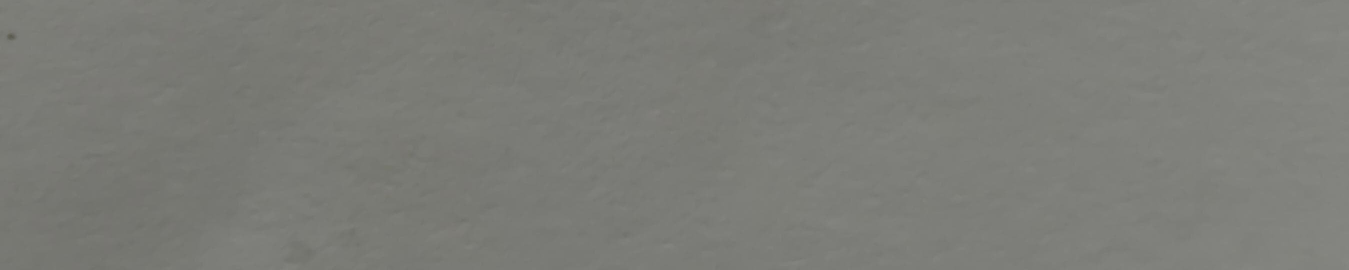
#> input picture sample_inputs/physical_front_view_line_crop.jpeg, 2698 x 540 px (shown at 1/2 size); its folder holds only this picture in this run
$ python run_all_samples.py
#> lines starting #> are read from the running program, lines starting #| are printed output that depends on the picture; after the words box and inside, x2 and y2 are one past the last pixel; in counts of white or black regions, pixels touching at a corner belong together
### main.py
from pathlib import Path
import argparse

import cv2
import numpy as np


# ============================================================
# BEGINNER SETTINGS
# ============================================================
# If you only want to run the sample image, do not change anything.
# Just run: py main.py
#
# If you want to try another image later, change IMAGE_PATH.
# If the result is bad, the first thing to change is MANUAL_CROP.
# ============================================================

IMAGE_PATH = Path("sample_inputs/physical_front_view_1.jpeg")
OUTPUT_DIR = Path("results")

# Use this if the script is looking at too much empty paper.
# Format: (x1, y1, x2, y2)
# This default crop is chosen for the bundled sample image.
# If you change to a new image later, you may need to change this too.
MANUAL_CROP = (0, 1780, 2698, 2320)

# If MANUAL_CROP is None, the script keeps only the lower part of the image.
BOTTOM_START_RATIO = 0.55


# 6-dot Braille order:
# 1 4
# 2 5
# 3 6
PATTERN_TO_CHAR = {
    (1, 0, 0, 0, 0, 0): "a",
    (1, 1, 0, 0, 0, 0): "b",
    (1, 0, 0, 1, 0, 0): "c",
    (1, 0, 0, 1, 1, 0): "d",
    (1, 0, 0, 0, 1, 0): "e",
    (1, 1, 0, 1, 0, 0): "f",
    (1, 1, 0, 1, 1, 0): "g",
    (1, 1, 0, 0, 1, 0): "h",
    (0, 1, 0, 1, 0, 0): "i",
    (0, 1, 0, 1, 1, 0): "j",
    (1, 0, 1, 0, 0, 0): "k",
    (1, 1, 1, 0, 0, 0): "l",
    (1, 0, 1, 1, 0, 0): "m",
    (1, 0, 1, 1, 1, 0): "n",
    (1, 0, 1, 0, 1, 0): "o",
    (1, 1, 1, 1, 0, 0): "p",
    (1, 1, 1, 1, 1, 0): "q",
    (1, 1, 1, 0, 1, 0): "r",
    (0, 1, 1, 1, 0, 0): "s",
    (0, 1, 1, 1, 1, 0): "t",
    (1, 0, 1, 0, 0, 1): "u",
    (1, 1, 1, 0, 0, 1): "v",
    (0, 1, 0, 1, 1, 1): "w",
    (1, 0, 1, 1, 0, 1): "x",
    (1, 0, 1, 1, 1, 1): "y",
    (1, 0, 1, 0, 1, 1): "z",
}


def save_image(path: Path, image: np.ndarray) -> None:
    path.parent.mkdir(parents=True, exist_ok=True)
    cv2.imwrite(str(path), image)


def load_image(path: Path) -> np.ndarray:
    image = cv2.imread(str(path))
    if image is None:
        raise FileNotFoundError(f"Could not open image: {path}")
    return image


def crop_image(image: np.ndarray, manual_crop: tuple[int, int, int, int] | None) -> tuple[np.ndarray, int, int]:
    height, width = image.shape[:2]

    if manual_crop is not None:
        x1, y1, x2, y2 = manual_crop
        x1 = max(0, x1)
        y1 = max(0, y1)
        x2 = min(width, x2)
        y2 = min(height, y2)

        # If this crop does not fit the current image, just use the whole image.
        if x2 <= x1 or y2 <= y1:
            return image.copy(), 0, 0

        crop = image[y1:y2, x1:x2]
        if crop.size == 0:
            return image.copy(), 0, 0

        return crop, x1, y1

    y1 = int(height * BOTTOM_START_RATIO)
    return image[y1:height, 0:width], 0, y1


def make_mask(crop: np.ndarray) -> tuple[np.ndarray, np.ndarray, np.ndarray]:
    # 1. Turn the crop into grayscale.
    gray = cv2.cvtColor(crop, cv2.COLOR_BGR2GRAY)

    # 2. Increase local contrast so raised dots stand out more.
    clahe = cv2.createCLAHE(clipLimit=2.0, tileGridSize=(8, 8))
    contrast = clahe.apply(gray)

    # 3. Estimate the page background and subtract it.
    background = cv2.GaussianBlur(contrast, (0, 0), sigmaX=15, sigmaY=15)
    enhanced = cv2.subtract(contrast, background)
    enhanced = cv2.normalize(enhanced, None, 0, 255, cv2.NORM_MINMAX)

    # 4. Make a black-and-white mask.
    _, mask = cv2.threshold(enhanced, 0, 255, cv2.THRESH_BINARY + cv2.THRESH_OTSU)

    # 5. Clean tiny noise and connect broken pieces a little.
    mask = cv2.morphologyEx(
        mask,
        cv2.MORPH_OPEN,
        cv2.getStructuringElement(cv2.MORPH_ELLIPSE, (3, 3)),
    )
    mask = cv2.morphologyEx(
        mask,
        cv2.MORPH_CLOSE,
        cv2.getStructuringElement(cv2.MORPH_ELLIPSE, (9, 9)),
    )

    return gray, contrast, mask


def find_dot_centers(mask: np.ndarray) -> list[tuple[int, int, int, int, int]]:
    # Each connected white region is a possible Braille dot.
    count, _, stats, centroids = cv2.connectedComponentsWithStats(mask, 8)
    dots: list[tuple[int, int, int, int, int]] = []

    for i in range(1, count):
        x, y, w, h, area = stats[i]

        # Keep only medium-sized blobs.
        if area < 80 or area > 4000:
            continue
        if w < 5 or h < 5:
            continue

        cx, cy = centroids[i]
        dots.append((int(cx), int(cy), int(w), int(h), int(area)))

    return dots


def group_cells(dots: list[tuple[int, int, int, int, int]], width: int, height: int) -> list[tuple[int, int, int, int]]:
    # We use the x positions of dots to guess where Braille columns are.
    if not dots:
        return []

    x_values = sorted([dot[0] for dot in dots])
    column_centers: list[int] = []
    tolerance = 35

    for x in x_values:
        if not column_centers or abs(x - column_centers[-1]) > tolerance:
            column_centers.append(x)
        else:
            column_centers[-1] = int((column_centers[-1] + x) / 2)

    # Two nearby columns should form one Braille cell.
    cells: list[tuple[int, int, int, int]] = []
    i = 0
    while i < len(column_centers):
        left = column_centers[i]

        if i + 1 < len(column_centers) and (column_centers[i + 1] - left) < 80:
            right = column_centers[i + 1]
            i += 2
        else:
            right = left
            i += 1

        related = [dot for dot in dots if left - 25 <= dot[0] <= right + 25]
        if not related:
            continue

        min_x = max(0, min(dot[0] for dot in related) - 25)
        max_x = min(width, max(dot[0] for dot in related) + 25)
        min_y = max(0, min(dot[1] for dot in related) - 25)
        max_y = min(height, max(dot[1] for dot in related) + 25)

        if (max_x - min_x) >= 20 and (max_y - min_y) >= 40:
            cells.append((min_x, min_y, max_x - min_x, max_y - min_y))

    return cells


def read_one_cell(cell_mask: np.ndarray) -> tuple[str, tuple[int, int, int, int, int, int]]:
    # Resize every cell to the same size so our dot checks are consistent.
    resized = cv2.resize(cell_mask, (120, 180), interpolation=cv2.INTER_AREA)

    # These are the six places where dots should be.
    probe_centers = [
        (36, 30),
        (36, 90),
        (36, 150),
        (84, 30),
        (84, 90),
        (84, 150),
    ]

    yy, xx = np.ogrid[:180, :120]
    pattern = []

    for center_x, center_y in probe_centers:
        circle = (xx - center_x) ** 2 + (yy - center_y) ** 2 <= 16 ** 2
        values = resized[circle]
        white_ratio = float(np.count_nonzero(values)) / float(values.size)
        pattern.append(1 if white_ratio > 0.10 else 0)

    pattern_tuple = tuple(pattern)
    letter = PATTERN_TO_CHAR.get(pattern_tuple, "?")
    return letter, pattern_tuple


def process_image(
    image_path: Path,
    output_dir: Path,
    manual_crop: tuple[int, int, int, int] | None = MANUAL_CROP,
) -> dict[str, str | int]:
    image = load_image(image_path)
    crop, offset_x, offset_y = crop_image(image, manual_crop)
    gray, contrast, mask = make_mask(crop)
    dots = find_dot_centers(mask)
    cells = group_cells(dots, crop.shape[1], crop.shape[0])

    annotated = image.copy()
    decoded_text = []
    debug_dots = crop.copy()

    for cx, cy, w, h, area in dots:
        cv2.circle(debug_dots, (cx, cy), 8, (255, 0, 255), 2)

    # Sort cells from left to right before reading them.
    cells.sort(key=lambda item: item[0])

    for cell_index, (x, y, w, h) in enumerate(cells, start=1):
        cell_mask = mask[y:y + h, x:x + w]
        letter, pattern = read_one_cell(cell_mask)
        decoded_text.append(letter)

        draw_x1 = x + offset_x
        draw_y1 = y + offset_y
        draw_x2 = draw_x1 + w
        draw_y2 = draw_y1 + h

        cv2.rectangle(annotated, (draw_x1, draw_y1), (draw_x2, draw_y2), (0, 255, 0), 2)
        cv2.putText(
            annotated,
            f"{cell_index}:{letter}",
            (draw_x1, max(20, draw_y1 - 8)),
            cv2.FONT_HERSHEY_SIMPLEX,
            0.6,
            (0, 180, 255),
            2,
            cv2.LINE_AA,
        )

    output_dir.mkdir(parents=True, exist_ok=True)
    save_image(output_dir / "01_crop.jpeg", crop)
    save_image(output_dir / "02_gray.jpeg", gray)
    save_image(output_dir / "03_contrast.jpeg", contrast)
    save_image(output_dir / "04_mask.jpeg", mask)
    save_image(output_dir / "05_dot_centers.jpeg", debug_dots)
    save_image(output_dir / "06_annotated.jpeg", annotated)

    final_text = "".join(decoded_text).strip()
    (output_dir / "decoded_text.txt").write_text(final_text, encoding="utf-8")

    return {
        "image": str(image_path),
        "detected_dots": len(dots),
        "detected_cells": len(cells),
        "decoded_text": final_text,
        "output_dir": str(output_dir.resolve()),
    }


# [32 lines left out: functions parse_args, main, not called in this run]


# [2 lines that do not run on import are left out]

### run_all_samples.py
from pathlib import Path
import shutil

from main import process_image


SAMPLE_INPUTS = Path("sample_inputs")
SAMPLE_OUTPUTS = Path("sample_outputs")


def main() -> None:
    SAMPLE_OUTPUTS.mkdir(parents=True, exist_ok=True)

    image_paths = sorted(
        [
            path
            for path in SAMPLE_INPUTS.iterdir()
            if path.suffix.lower() in {".jpg", ".jpeg", ".png", ".bmp"}
        ]
    )

    if not image_paths:
        print("No sample images found in sample_inputs.")
        return

    for image_path in image_paths:
        output_dir = SAMPLE_OUTPUTS / image_path.stem
        if output_dir.exists():
            shutil.rmtree(output_dir)

        print(f"Running: {image_path.name}")
        process_image(image_path, output_dir)
#> in load_image, image is the input picture: shape (540, 2698, 3); mean B, G, R 119.3, 124.6, 123.6
#> in process_image, `crop, offset_x, offset_y = crop_image(image, manual_crop)`: offset_x = 0
#> in make_mask, `enhanced = cv2.subtract(contrast, background)`:
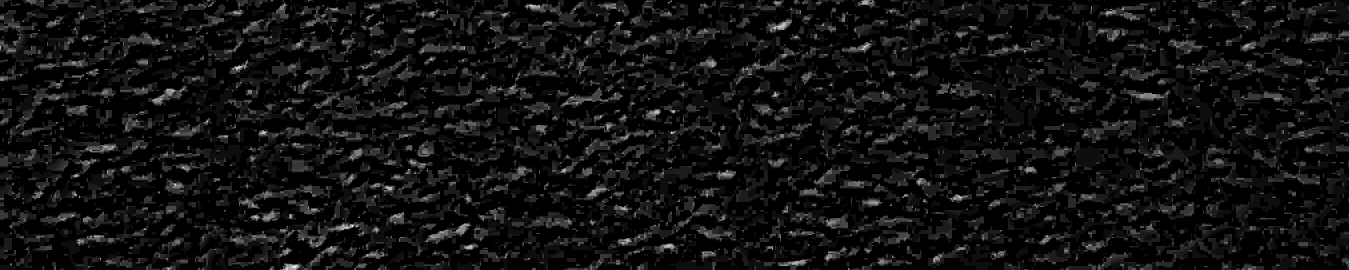
#> enhanced: shape (540, 2698) (shown at 1/2 size); min 0, max 18, mean 1.22; drawn with min black and max white
#> in make_mask, `_, mask = cv2.threshold(enhanced, 0, 255, cv2.THRESH_BINARY + cv2.THRE..`:
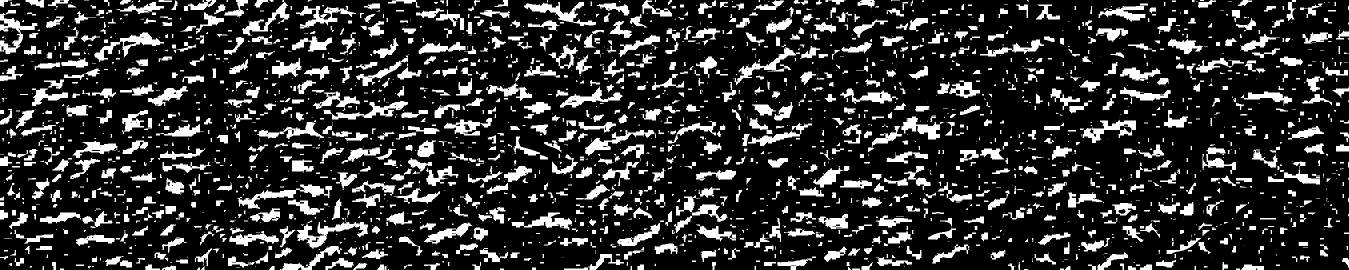
#> mask: shape (540, 2698) (shown at 1/2 size); 18.7% white; 2447 white regions (1067 under 20 px), largest, box (x1, y1, x2, y2) and area: (593, 444, 736, 497) 2536, (475, 369, 664, 418) 2463, (189, 64, 328, 124) 2105
#> in make_mask, `mask = cv2.morphologyEx( mask, cv2.MORPH_OPEN, cv2.getStructuringEleme..`: mask: shape (540, 2698); 17.4% white; 1970 white regions (607 under 20 px), largest, box (x1, y1, x2, y2) and area: (594, 444, 736, 497) 2453, (0, 27, 75, 108) 1805, (1170, 260, 1309, 311) 1733
#> in make_mask, `mask = cv2.morphologyEx( mask, cv2.MORPH_CLOSE, cv2.getStructuringElem..`:
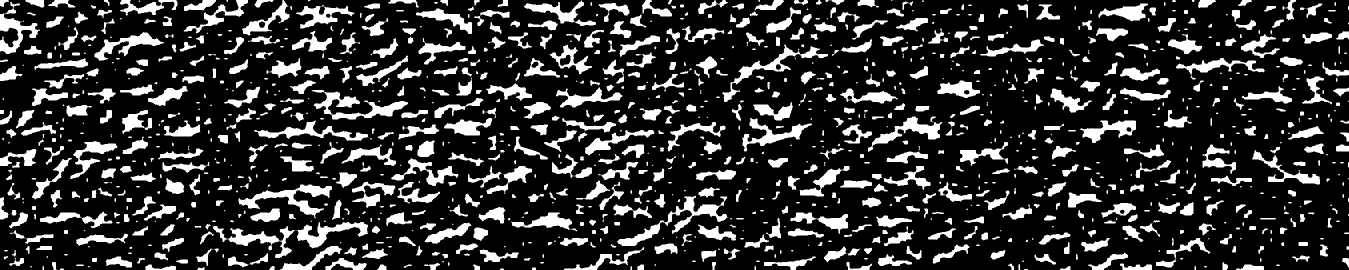
#> mask: shape (540, 2698) (shown at 1/2 size); 19.8% white; 1243 white regions (251 under 20 px), largest, box (x1, y1, x2, y2) and area: (1234, 391, 1455, 492) 4006, (624, 180, 816, 239) 3726, (477, 369, 664, 437) 3673
#> in find_dot_centers, `count, _, stats, centroids = cv2.connectedComponentsWithStats(mask, 8)`: count = 1244; stats = 1244 rows, first 6: [0, 0, 2698, 540, 1168360], [0, 0, 18, 14, 146], [51, 0, 38, 15, 366], [96, 0, 55, 15, 392], [208, 0, 11, 12, 60], [240, 0, 115, 31, 1464]; centroids = 1244 pairs, first value 3.39 to 2696.8, second value 0.25 to 538.6
#> the loop in find_dot_centers, `for i in range(1, count):` made 1243 passes
#> (x, y, w, h, area, cx, cy) on passes 1 to 3: (0, 0, 18, 14, 146, 5.91, 4.84), (51, 0, 38, 15, 366, 73.05, 5.17), (96, 0, 55, 15, 392, 121.8, 6.45)
#> after the loop in find_dot_centers, `for i in range(1, count):`: dots = 516 items, first 6: (5, 4, 18, 14, 146), (73, 5, 38, 15, 366), (121, 6, 55, 15, 392), (292, 13, 115, 31, 1464), (399, 10, 64, 22, 743), (438, 31, 129, 67, 1767)
#> in group_cells, `x_values = sorted([dot[0] for dot in dots])`: x_values = 516 values from 5 to 2692
#> the loop in group_cells, `for x in x_values:` made 516 passes
#> x on passes 1 to 3: 5, 5, 12
#> after the loop in group_cells, `for x in x_values:`: column_centers = [2689]
#> the loop in group_cells, `while i < len(column_centers):` made 1 pass
#> (left, right, i, min_x, max_x, min_y, max_y) on pass 1: (2689, 2689, 1, 2645, 2698, 45, 540)
#> after the loop in group_cells, `while i < len(column_centers):`: cells = [(2645, 45, 53, 495)]; i = 1
#> in process_image, `cells = group_cells(dots, crop.shape[1], crop.shape[0])`: cells = [(2645, 45, 53, 495)]
#> the loop in process_image, `for cx, cy, w, h, area in dots:` made 516 passes
#> after the loop in process_image, `for cx, cy, w, h, area in dots:`:
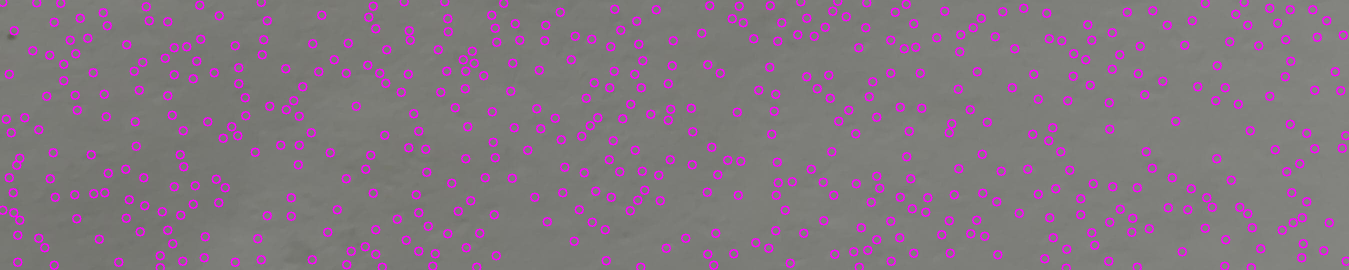
#> debug_dots: shape (540, 2698, 3) (shown at 1/2 size); 5.45% of pixels changed, all inside (x1, y1, x2, y2) = (0, 0, 2698, 540)
#> the loop in process_image, `for cell_index, (x, y, w, h) in enumerate(cells, start=1):` made 1 pass
#> (cell_index, x, y, w, h, letter, pattern, draw_x1) on pass 1: (1, 2645, 45, 53, 495, 'n', (1, 0, 1, 1, 1, 0), 2645)
#> pass 1, in process_image, `cell_mask = mask[y:y + h, x:x + w]`:
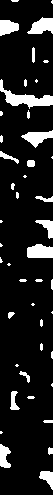
#> cell_mask: shape (495, 53); 11.4% white; 45 white regions (18 under 20 px), largest, box (x1, y1, x2, y2) and area: (0, 79, 53, 109) 531, (27, 244, 53, 258) 313, (27, 17, 53, 34) 294
#> pass 1, in read_one_cell, `resized = cv2.resize(cell_mask, (120, 180), interpolation=cv2.INTER_AR..`:
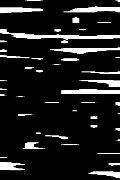
#> resized: shape (180, 120); min 0, max 255, mean 29.3
#> after the loop in process_image, `for cell_index, (x, y, w, h) in enumerate(cells, start=1):`:
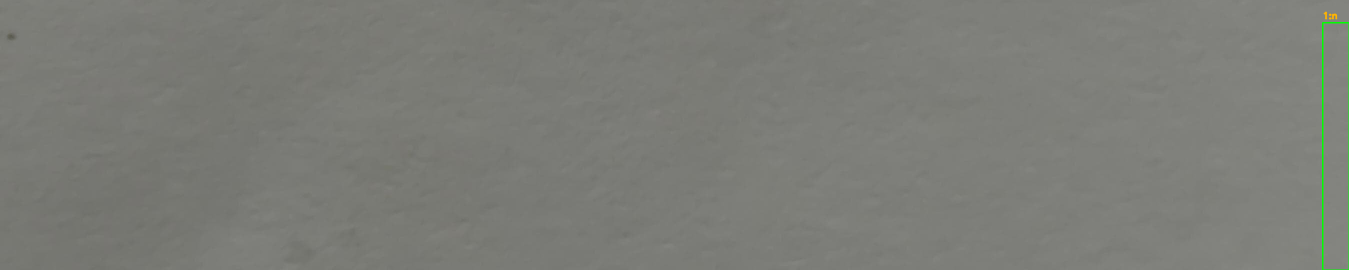
#> annotated: shape (540, 2698, 3) (shown at 1/2 size); 0.17% of pixels changed, all inside (x1, y1, x2, y2) = (2644, 23, 2698, 540)
#> after the loop in process_image, `for cell_index, (x, y, w, h) in enumerate(cells, start=1):`: decoded_text = ['n']
        print(f"Saved:   {output_dir}")
        print()


if __name__ == "__main__":
    main()

$ run again, on sample_inputs/physical_front_view_1.jpeg
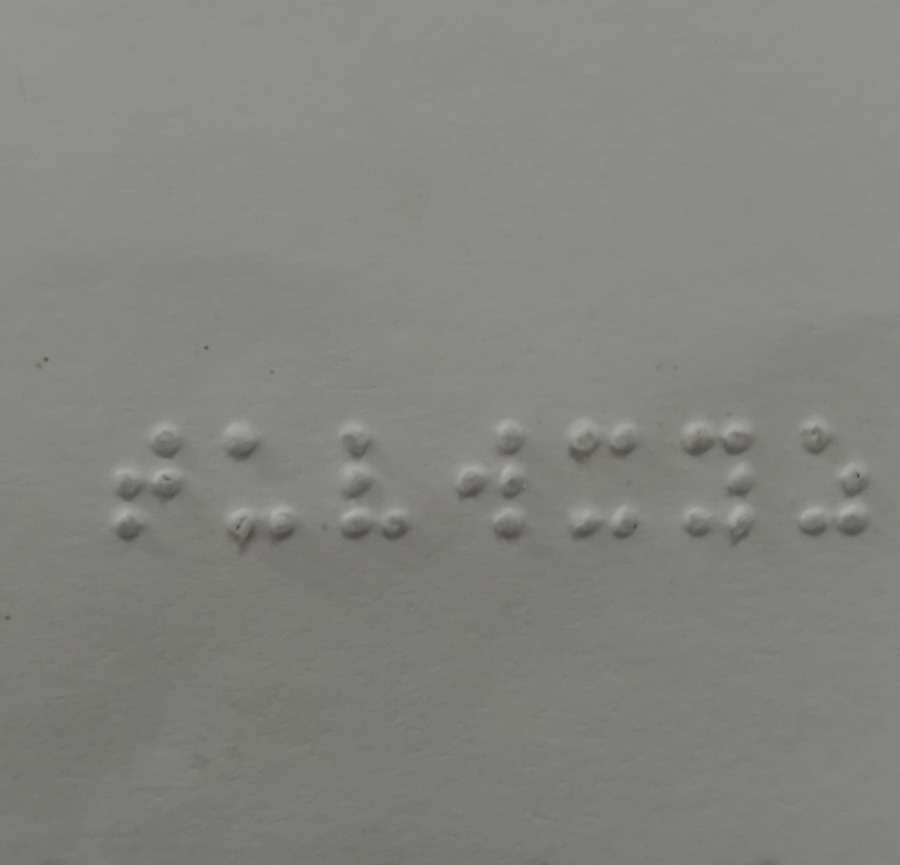
#> input picture sample_inputs/physical_front_view_1.jpeg, 2698 x 2594 px (shown at 1/3 size)
#> in load_image, image is the input picture: shape (2594, 2698, 3); mean B, G, R 127.1, 132.1, 131.2
#> offset_x = 0; offset_y = 1780
#> count = 1265; stats = 1265 rows, first 6: [0, 0, 2698, 540, 1167189], [0, 0, 18, 14, 146], [51, 0, 38, 15, 369], [96, 0, 54, 15, 370], [175, 0, 3, 2, 4], [208, 0, 11, 12, 60]; centroids = 1265 pairs, first value 3.39 to 2696.8, second value 0.25 to 538.6
#> the loop in find_dot_centers, `for i in range(1, count):` made 1264 passes
#> (x, y, w, h, area, cx, cy) on passes 1 to 3: (0, 0, 18, 14, 146, 5.91, 4.84), (51, 0, 38, 15, 369, 72.94, 5.18), (96, 0, 54, 15, 370, 121.2, 6.23)
#> after the loop in find_dot_centers, `for i in range(1, count):`: dots = 525 items, first 6: (5, 4, 18, 14, 146), (72, 5, 38, 15, 369), (121, 6, 54, 15, 370), (292, 13, 115, 31, 1473), (399, 10, 64, 22, 750), (437, 32, 129, 67, 1734)
#> x_values = 525 values from 5 to 2692
#> the loop in group_cells, `for x in x_values:` made 525 passes
#> x on passes 1 to 3: 5, 5, 12
#> after the loop in group_cells, `for x in x_values:`: column_centers = [2689]
#> the loop in group_cells, `while i < len(column_centers):` made 1 pass
#> (left, right, i, min_x, max_x, min_y, max_y) on pass 1: (2689, 2689, 1, 2648, 2698, 45, 540)
#> after the loop in group_cells, `while i < len(column_centers):`: cells = [(2648, 45, 50, 495)]; i = 1
#> in process_image, `cells = group_cells(dots, crop.shape[1], crop.shape[0])`: cells = [(2648, 45, 50, 495)]
#> the loop in process_image, `for cx, cy, w, h, area in dots:` made 525 passes
#> after the loop in process_image, `for cx, cy, w, h, area in dots:`:
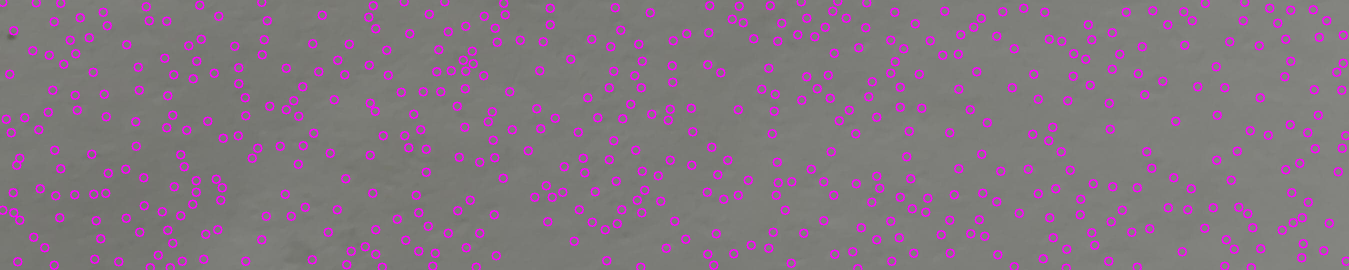
#> debug_dots: shape (540, 2698, 3) (shown at 1/2 size); mean B, G, R 126.8, 117.6, 130.9
#> the loop in process_image, `for cell_index, (x, y, w, h) in enumerate(cells, start=1):` made 1 pass
#> (cell_index, x, y, w, h, letter, pattern, draw_x1) on pass 1: (1, 2648, 45, 50, 495, 'n', (1, 0, 1, 1, 1, 0), 2648)
#> pass 1, in read_one_cell, `resized = cv2.resize(cell_mask, (120, 180), interpolation=cv2.INTER_AR..`:
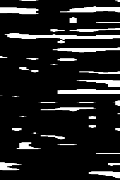
#> resized: shape (180, 120); min 0, max 255, mean 30.8
#> after the loop in process_image, `for cell_index, (x, y, w, h) in enumerate(cells, start=1):`: decoded_text = ['n']
